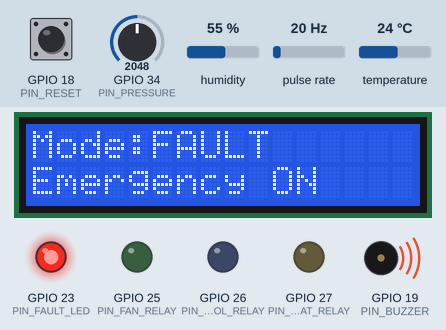
Recording of a sketch running on a simulated ESP32. Parts: 16×2 character LCD, output pins drawn as LEDs (lit = HIGH), buzzer (waves = sounding). Wiring (inferred from the names in the program): pulse sensor: data GPIO 4. The inputs (shaded band) are chosen by the test bench; at power-on: GPIO 18 (PIN_RESET) HIGH, GPIO 34 (PIN_PRESSURE) = 2048, humidity 55 %, pulse rate 20 Hz, temperature 24 °C (analog values on the 0–4095 scale). What the sketch prints to the serial monitor is not drawn.

Above: at 5.0 s.
5.1 s: GPIO 18 (PIN_RESET) pulled LOW for 1 s
At 5.37 s:
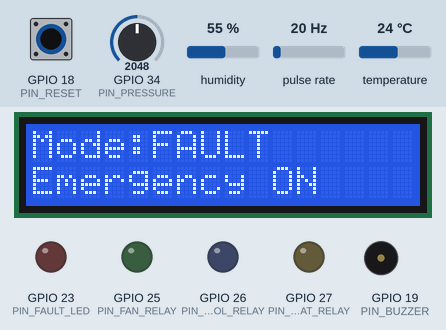
At 6.4 s:
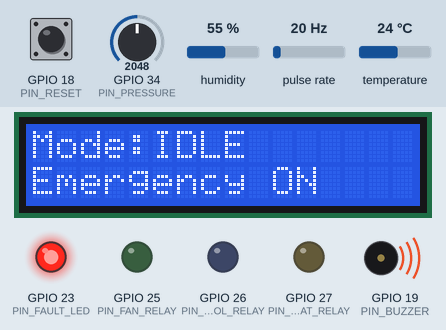
12.9 s: GPIO 18 (PIN_RESET) pulsed LOW 5 times (0.12 s each, 0.3 s apart)
At 14.1 s:
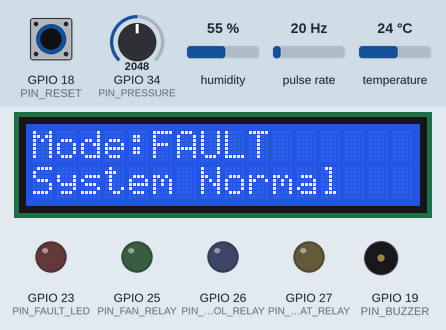
Timing chart, 0 to 16.1 s (numbered marks = the images above; inputs shaded):
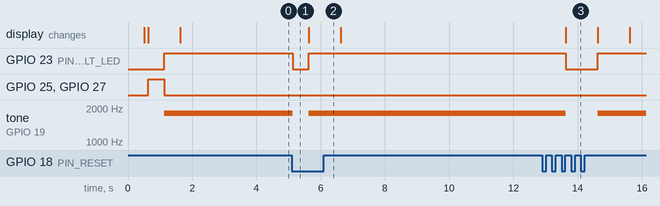

Measured:
- after the input at 5.1 s, GPIO 23 (PIN_FAULT_LED): HIGH → LOW at once, → HIGH 0.50 s later; tone on GPIO 19 (PIN_BUZZER): 1800 Hz → silent at once, → 1800 Hz 0.50 s later
- after the input at 12.9 s, GPIO 23 (PIN_FAULT_LED): HIGH → LOW after 0.73 s, → HIGH 1.0 s later; tone on GPIO 19 (PIN_BUZZER): 1800 Hz → silent after 0.73 s, → 1800 Hz 1.0 s later; the display: changes after 0.73 s (image 3)

The sketch:

sketch.ino
```cpp
#include <Arduino.h>
#include <DHTesp.h>
#include <Wire.h>
#include <LiquidCrystal_I2C.h>
#include <stdarg.h>
#include "freertos/FreeRTOS.h"
#include "freertos/task.h"
#include "freertos/semphr.h"
#include "hvac_types.h"
#include "hvac_logic.h"

// -------------------- Pin map --------------------
const int PIN_DHT22       = 15;
const int PIN_PRESSURE    = 34;   // Potentiometer simulates airflow/pressure sensor
const int PIN_COOL_RELAY  = 26;   // Blue LED
const int PIN_HEAT_RELAY  = 27;   // Yellow LED
const int PIN_FAN_RELAY   = 25;   // Green LED
const int PIN_FAULT_LED   = 23;   // Red LED
const int PIN_BUZZER      = 19;
const int PIN_EMERGENCY   = 4;    // Emergency button
const int PIN_RESET       = 18;   // Reset button

// -------------------- LCD screen --------------------
LiquidCrystal_I2C lcd(0x27, 16, 2);

// -------------------- Cyber / command settings --------------------
const char DEVICE_TOKEN[] = "HVAC2026";
const uint32_t COMMAND_RATE_LIMIT_MS = 1000UL;

// -------------------- FreeRTOS shared resources --------------------
SemaphoreHandle_t dataMutex;
SemaphoreHandle_t serialMutex;
TaskHandle_t inputTaskHandle = NULL;

DHTesp dhtSensor;
SensorData gSensorData;
ControlState gControlState;

const uint32_t EMERGENCY_BIT = 0x01;
const uint32_t RESET_BIT     = 0x02;
const uint32_t DEBOUNCE_MS   = 180UL;

// -------------------- Interrupt service routines --------------------
void IRAM_ATTR emergencyISR() {
  if (inputTaskHandle != NULL) {
    BaseType_t higherPriorityTaskWoken = pdFALSE;
    xTaskNotifyFromISR(inputTaskHandle, EMERGENCY_BIT, eSetBits, &higherPriorityTaskWoken);

    if (higherPriorityTaskWoken) {
      portYIELD_FROM_ISR();
    }
  }
}

void IRAM_ATTR resetISR() {
  if (inputTaskHandle != NULL) {
    BaseType_t higherPriorityTaskWoken = pdFALSE;
    xTaskNotifyFromISR(inputTaskHandle, RESET_BIT, eSetBits, &higherPriorityTaskWoken);

    if (higherPriorityTaskWoken) {
      portYIELD_FROM_ISR();
    }
  }
}

// -------------------- Safe Serial Printing --------------------
void safeSerialPrintf(const char *format, ...) {
  if (xSemaphoreTake(serialMutex, pdMS_TO_TICKS(100)) == pdTRUE) {
    char buffer[300];

    va_list args;
    va_start(args, format);
    vsnprintf(buffer, sizeof(buffer), format, args);
    va_end(args);

    Serial.print(buffer);
    xSemaphoreGive(serialMutex);
  }
}

// -------------------- LCD mode text --------------------
const char* getDisplayModeText(HvacMode mode) {
  switch (mode) {
    case MODE_HEAT:
      return "HEATING";

    case MODE_COOL:
      return "COOLING";

    case MODE_VENT:
      return "VENT";

    case MODE_FAULT:
      return "FAULT";

    case MODE_IDLE:
    default:
      return "IDLE";
  }
}

// -------------------- Output Control --------------------
void setOutputs(bool heatOn, bool coolOn, bool fanOn, bool faultLedOn, bool buzzerOn) {
  digitalWrite(PIN_HEAT_RELAY, heatOn ? HIGH : LOW);
  digitalWrite(PIN_COOL_RELAY, coolOn ? HIGH : LOW);
  digitalWrite(PIN_FAN_RELAY, fanOn ? HIGH : LOW);
  digitalWrite(PIN_FAULT_LED, faultLedOn ? HIGH : LOW);

  if (buzzerOn) {
    tone(PIN_BUZZER, 1800);
  } else {
    noTone(PIN_BUZZER);
  }
}

// -------------------- Task 1: Sensor + ADC acquisition --------------------
void taskSensorRead(void *pvParameters) {
  TickType_t lastWakeTime = xTaskGetTickCount();

  for (;;) {
    TempAndHumidity reading = dhtSensor.getTempAndHumidity();

    uint16_t rawAdc = analogRead(PIN_PRESSURE);
    float pressurePct = calibrateAdcToPressurePercent(rawAdc);

    bool validDht = !isnan(reading.temperature) && !isnan(reading.humidity);

    if (xSemaphoreTake(dataMutex, pdMS_TO_TICKS(200)) == pdTRUE) {
      gSensorData.temperatureC = reading.temperature;
      gSensorData.humidityPct = reading.humidity;
      gSensorData.adcRaw = rawAdc;
      gSensorData.pressurePct = pressurePct;

      if (gSensorData.sampleCounter == 0) {
        gSensorData.pressureSmoothPct = pressurePct;
      } else {
        gSensorData.pressureSmoothPct = lowPassFilter(gSensorData.pressureSmoothPct, pressurePct, 0.20f);
      }

      gSensorData.dhtValid = validDht;
      gSensorData.lastSensorUpdateMs = millis();
      gSensorData.sampleCounter++;

      xSemaphoreGive(dataMutex);
    }

    vTaskDelayUntil(&lastWakeTime, pdMS_TO_TICKS(2000));
  }
}

// -------------------- Task 2: HVAC control and fail-safe logic --------------------
void taskControl(void *pvParameters) {
  TickType_t lastWakeTime = xTaskGetTickCount();

  for (;;) {
    SensorData sensorCopy;
    ControlState stateCopy;

    if (xSemaphoreTake(dataMutex, pdMS_TO_TICKS(200)) == pdTRUE) {
      sensorCopy = gSensorData;
      stateCopy = gControlState;
      xSemaphoreGive(dataMutex);
    }

    char safetyMessage[96] = "OK";
    bool fault = false;
    bool anomaly = false;

    if (sensorCopy.lastSensorUpdateMs == 0) {
      snprintf(safetyMessage, sizeof(safetyMessage), "Waiting for first sensor sample");
    }
    else if (millis() - sensorCopy.lastSensorUpdateMs > SENSOR_STALE_LIMIT_MS) {
      fault = true;
      anomaly = true;
      snprintf(safetyMessage, sizeof(safetyMessage), "Software watchdog: sensor data stale");
    }
    else if (stateCopy.emergencyOverride) {
      fault = true;
      snprintf(safetyMessage, sizeof(safetyMessage), "Emergency override active");
    }
    else if (sensorCopy.temperatureC >= TEMP_SHUTDOWN_C) {
      fault = true;
      snprintf(safetyMessage, sizeof(safetyMessage), "Overheat shutdown: %.1fC", sensorCopy.temperatureC);
    }
    else {
      anomaly = isSensorAnomalous(sensorCopy, safetyMessage, sizeof(safetyMessage));
      fault = anomaly;
    }

    HvacMode selectedMode = decideHvacMode(sensorCopy, fault, stateCopy.emergencyOverride);

    bool heater = false;
    bool cooler = false;
    bool fan = false;
    bool buzzer = false;
    bool faultLed = false;

    switch (selectedMode) {
      case MODE_HEAT:
        heater = true;
        fan = true;
        break;

      case MODE_COOL:
        cooler = true;
        fan = true;
        break;

      case MODE_VENT:
        fan = true;
        break;

      case MODE_FAULT:
        faultLed = true;
        buzzer = true;
        heater = false;
        cooler = false;
        fan = false;
        break;

      case MODE_IDLE:
      default:
        break;
    }

    setOutputs(heater, cooler, fan, faultLed, buzzer);

    if (xSemaphoreTake(dataMutex, pdMS_TO_TICKS(200)) == pdTRUE) {
      gControlState.mode = selectedMode;
      gControlState.heaterOn = heater;
      gControlState.coolerOn = cooler;
      gControlState.fanOn = fan;
      gControlState.faultActive = fault;
      gControlState.sensorAnomaly = anomaly;
      gControlState.lastControlMs = millis();

      snprintf(gControlState.faultMessage, sizeof(gControlState.faultMessage), "%s", safetyMessage);

      xSemaphoreGive(dataMutex);
    }

    vTaskDelayUntil(&lastWakeTime, pdMS_TO_TICKS(500));
  }
}

// -------------------- Task 3: Interrupt input handling with debounce --------------------
void taskInputs(void *pvParameters) {
  uint32_t notificationValue = 0;
  uint32_t lastEmergencyHandledMs = 0;
  uint32_t lastResetHandledMs = 0;

  for (;;) {
    if (xTaskNotifyWait(0, 0xFFFFFFFF, &notificationValue, portMAX_DELAY) == pdTRUE) {
      uint32_t nowMs = millis();

      if ((notificationValue & EMERGENCY_BIT) && (nowMs - lastEmergencyHandledMs > DEBOUNCE_MS)) {
        if (digitalRead(PIN_EMERGENCY) == LOW) {
          lastEmergencyHandledMs = nowMs;

          if (xSemaphoreTake(dataMutex, pdMS_TO_TICKS(200)) == pdTRUE) {
            // Emergency button now only activates the override.
            // The Reset button is responsible for clearing it.
            gControlState.emergencyOverride = true;
            gControlState.faultActive = true;

            snprintf(
              gControlState.faultMessage,
              sizeof(gControlState.faultMessage),
              "Emergency override enabled"
            );

            xSemaphoreGive(dataMutex);
          }

          safeSerialPrintf("\n[INPUT] Emergency button pressed: override enabled.\n");
        }
      }

      if ((notificationValue & RESET_BIT) && (nowMs - lastResetHandledMs > DEBOUNCE_MS)) {
        if (digitalRead(PIN_RESET) == LOW) {
          lastResetHandledMs = nowMs;

          if (xSemaphoreTake(dataMutex, pdMS_TO_TICKS(200)) == pdTRUE) {
            // Manual reset clears the emergency override and any latched fault flags.
            // If a real sensor fault is still present, taskControl will safely re-enter FAULT mode.
            gControlState.emergencyOverride = false;
            gControlState.faultActive = false;
            gControlState.sensorAnomaly = false;
            gControlState.cyberLocked = false;

            snprintf(gControlState.faultMessage, sizeof(gControlState.faultMessage), "Manual reset completed");

            xSemaphoreGive(dataMutex);
          }

          safeSerialPrintf("\n[INPUT] Reset button pressed: emergency override cleared.\n");
        }
      }
    }
  }
}

// -------------------- Task 4: Cybersecurity and cloud command handling --------------------
void handleCloudCommand(String command) {
  command.trim();

  if (command.length() == 0) {
    return;
  }

  static uint32_t lastCommandMs = 0;
  uint32_t nowMs = millis();

  bool reject = false;
  char reason[96] = "OK";

  if (nowMs - lastCommandMs < COMMAND_RATE_LIMIT_MS) {
    reject = true;
    snprintf(reason, sizeof(reason), "Rate limit protection triggered");
  }
  else if (command.length() > 80) {
    reject = true;
    snprintf(reason, sizeof(reason), "Command length rejected");
  }
  else if (command.indexOf("AUTH=HVAC2026") < 0) {
    reject = true;
    snprintf(reason, sizeof(reason), "Invalid authentication token");
  }

  lastCommandMs = nowMs;

  if (reject) {
    if (xSemaphoreTake(dataMutex, pdMS_TO_TICKS(200)) == pdTRUE) {
      gControlState.rejectedCommands++;
      gControlState.cyberLocked = true;
      snprintf(gControlState.faultMessage, sizeof(gControlState.faultMessage), "%s", reason);
      xSemaphoreGive(dataMutex);
    }

    safeSerialPrintf("\n[CYBER SECURITY] Command rejected.\n");
    safeSerialPrintf("Command: %s\n", command.c_str());
    safeSerialPrintf("Reason:  %s\n", reason);
    return;
  }

  if (command.indexOf("SET=") >= 0) {
    int setIndex = command.indexOf("SET=");
    float requestedSetPoint = command.substring(setIndex + 4).toFloat();

    if (requestedSetPoint < 16.0f || requestedSetPoint > 30.0f) {
      if (xSemaphoreTake(dataMutex, pdMS_TO_TICKS(200)) == pdTRUE) {
        gControlState.rejectedCommands++;
        snprintf(gControlState.faultMessage, sizeof(gControlState.faultMessage), "Rejected unsafe setpoint");
        xSemaphoreGive(dataMutex);
      }

      safeSerialPrintf("\n[CYBER SECURITY] Unsafe setpoint rejected.\n");
      safeSerialPrintf("Requested setpoint: %.1f C\n", requestedSetPoint);
      safeSerialPrintf("Allowed range: 16.0 C to 30.0 C\n");
      return;
    }

    if (xSemaphoreTake(dataMutex, pdMS_TO_TICKS(200)) == pdTRUE) {
      gSensorData.setPointC = requestedSetPoint;
      gControlState.acceptedCommands++;
      gControlState.cyberLocked = false;

      snprintf(gControlState.faultMessage, sizeof(gControlState.faultMessage), "Cloud setpoint accepted");

      xSemaphoreGive(dataMutex);
    }

    safeSerialPrintf("\n[CLOUD COMMAND] Authenticated setpoint update accepted.\n");
    safeSerialPrintf("New target setpoint: %.1f C\n", requestedSetPoint);
  }
  else if (command.indexOf("RESET") >= 0) {
    if (xSemaphoreTake(dataMutex, pdMS_TO_TICKS(200)) == pdTRUE) {
      gControlState.emergencyOverride = false;
      gControlState.faultActive = false;
      gControlState.sensorAnomaly = false;
      gControlState.cyberLocked = false;
      gControlState.acceptedCommands++;

      snprintf(gControlState.faultMessage, sizeof(gControlState.faultMessage), "Cloud reset accepted");

      xSemaphoreGive(dataMutex);
    }

    safeSerialPrintf("\n[CLOUD COMMAND] Reset command processed.\n");
  }
  else {
    if (xSemaphoreTake(dataMutex, pdMS_TO_TICKS(200)) == pdTRUE) {
      gControlState.rejectedCommands++;
      snprintf(gControlState.faultMessage, sizeof(gControlState.faultMessage), "Unknown command rejected");
      xSemaphoreGive(dataMutex);
    }

    safeSerialPrintf("\n[CYBER SECURITY] Unknown authenticated command rejected.\n");
    safeSerialPrintf("Command: %s\n", command.c_str());
  }
}

void taskCyberCloud(void *pvParameters) {
  Serial.setTimeout(20);

  for (;;) {
    if (Serial.available() > 0) {
      String command = Serial.readStringUntil('\n');
      handleCloudCommand(command);
    }

    vTaskDelay(pdMS_TO_TICKS(200));
  }
}

// -------------------- Task 5: LCD Display --------------------
void taskDisplay(void *pvParameters) {
  TickType_t lastWakeTime = xTaskGetTickCount();

  for (;;) {
    SensorData sensorCopy;
    ControlState stateCopy;

    if (xSemaphoreTake(dataMutex, pdMS_TO_TICKS(200)) == pdTRUE) {
      sensorCopy = gSensorData;
      stateCopy = gControlState;
      xSemaphoreGive(dataMutex);
    }

    lcd.clear();

    lcd.setCursor(0, 0);
    lcd.print("Mode:");
    lcd.print(getDisplayModeText(stateCopy.mode));

    lcd.setCursor(0, 1);

    if (stateCopy.emergencyOverride) {
      lcd.print("Emergency ON");
    }
    else if (stateCopy.faultActive) {
      lcd.print("FAULT ACTIVE");
    }
    else {
      lcd.print("System Normal");
    }

    vTaskDelayUntil(&lastWakeTime, pdMS_TO_TICKS(1000));
  }
}

// -------------------- Task 6: Readable serial diagnostic logging --------------------
void taskDiagnostics(void *pvParameters) {
  TickType_t lastWakeTime = xTaskGetTickCount();

  for (;;) {
    SensorData sensorCopy;
    ControlState stateCopy;

    if (xSemaphoreTake(dataMutex, pdMS_TO_TICKS(200)) == pdTRUE) {
      sensorCopy = gSensorData;
      stateCopy = gControlState;
      xSemaphoreGive(dataMutex);
    }

    safeSerialPrintf("\n========================================\n");
    safeSerialPrintf("        SMART HVAC SYSTEM STATUS\n");
    safeSerialPrintf("========================================\n");

    safeSerialPrintf("Temperature:        %.1f C\n", sensorCopy.temperatureC);
    safeSerialPrintf("Humidity:           %.1f %%\n", sensorCopy.humidityPct);
    safeSerialPrintf("Airflow/Pressure:   %.1f %%\n", sensorCopy.pressureSmoothPct);
    safeSerialPrintf("Raw ADC Reading:    %u / 4095\n", sensorCopy.adcRaw);
    safeSerialPrintf("Target Setpoint:    %.1f C\n", sensorCopy.setPointC);

    safeSerialPrintf("----------------------------------------\n");
    safeSerialPrintf("Current Mode:       %s\n", modeToString(stateCopy.mode));

    safeSerialPrintf("Fan:                %s\n", stateCopy.fanOn ? "ON" : "OFF");
    safeSerialPrintf("Heating:            %s\n", stateCopy.heaterOn ? "ON" : "OFF");
    safeSerialPrintf("Cooling:            %s\n", stateCopy.coolerOn ? "ON" : "OFF");

    safeSerialPrintf("----------------------------------------\n");

    safeSerialPrintf("Fault Status:       %s\n", stateCopy.faultActive ? "ACTIVE" : "NORMAL");
    safeSerialPrintf("Emergency Button:   %s\n", stateCopy.emergencyOverride ? "ACTIVE" : "NOT ACTIVE");
    safeSerialPrintf("System Message:     %s\n", stateCopy.faultMessage);

    safeSerialPrintf("----------------------------------------\n");
    safeSerialPrintf("Accepted Commands:  %lu\n", (unsigned long)stateCopy.acceptedCommands);
    safeSerialPrintf("Rejected Commands:  %lu\n", (unsigned long)stateCopy.rejectedCommands);
    safeSerialPrintf("========================================\n");

    vTaskDelayUntil(&lastWakeTime, pdMS_TO_TICKS(3000));
  }
}

// -------------------- Setup --------------------
void setup() {
  Serial.begin(115200);
  delay(500);

  pinMode(PIN_COOL_RELAY, OUTPUT);
  pinMode(PIN_HEAT_RELAY, OUTPUT);
  pinMode(PIN_FAN_RELAY, OUTPUT);
  pinMode(PIN_FAULT_LED, OUTPUT);
  pinMode(PIN_BUZZER, OUTPUT);

  pinMode(PIN_EMERGENCY, INPUT_PULLUP);
  pinMode(PIN_RESET, INPUT_PULLUP);

  setOutputs(false, false, false, false, false);

  analogReadResolution(12);
  analogSetPinAttenuation(PIN_PRESSURE, ADC_11db);

  dhtSensor.setup(PIN_DHT22, DHTesp::DHT22);

  Wire.begin(21, 22);
  lcd.init();
  lcd.backlight();
  lcd.clear();
  lcd.setCursor(0, 0);
  lcd.print("Smart HVAC");
  lcd.setCursor(0, 1);
  lcd.print("Starting...");

  memset(&gSensorData, 0, sizeof(gSensorData));
  gSensorData.setPointC = DEFAULT_SETPOINT_C;
  gSensorData.pressureSmoothPct = 50.0f;

  memset(&gControlState, 0, sizeof(gControlState));
  gControlState.mode = MODE_IDLE;

  snprintf(gControlState.faultMessage, sizeof(gControlState.faultMessage), "System booting");

  dataMutex = xSemaphoreCreateMutex();
  serialMutex = xSemaphoreCreateMutex();

  if (dataMutex == NULL || serialMutex == NULL) {
    Serial.println("[BOOT ERROR] Mutex creation failed. System stopped.");

    while (true) {
      delay(1000);
    }
  }

  xTaskCreatePinnedToCore(taskInputs,      "InputIRQ",    4096, NULL, 5, &inputTaskHandle, 1);
  xTaskCreatePinnedToCore(taskControl,     "Control",     4096, NULL, 4, NULL, 1);
  xTaskCreatePinnedToCore(taskSensorRead,  "SensorADC",   4096, NULL, 3, NULL, 1);
  xTaskCreatePinnedToCore(taskCyberCloud,  "CyberCloud",  4096, NULL, 2, NULL, 1);
  xTaskCreatePinnedToCore(taskDisplay,     "LCDDisplay",  4096, NULL, 2, NULL, 1);
  xTaskCreatePinnedToCore(taskDiagnostics, "Diagnostics", 4096, NULL, 1, NULL, 1);

  attachInterrupt(digitalPinToInterrupt(PIN_EMERGENCY), emergencyISR, FALLING);
  attachInterrupt(digitalPinToInterrupt(PIN_RESET), resetISR, FALLING);

  safeSerialPrintf("\n[BOOT] Industrial IoT Smart HVAC Controller started.\n");
  safeSerialPrintf("[BOOT] Valid command example: AUTH=HVAC2026;SET=23.5\n");
  safeSerialPrintf("[BOOT] Reset command example: AUTH=HVAC2026;RESET\n");
}

// -------------------- Main loop --------------------
void loop() {
  vTaskDelay(pdMS_TO_TICKS(1000));
}
```

hvac_logic.h
```cpp
#ifndef HVAC_LOGIC_H
#define HVAC_LOGIC_H

#include "hvac_types.h"

float calibrateAdcToPressurePercent(uint16_t raw);
float lowPassFilter(float previousValue, float newValue, float alpha);
bool isSensorAnomalous(const SensorData &sensor, char *message, size_t messageSize);
HvacMode decideHvacMode(const SensorData &sensor, bool faultActive, bool emergencyOverride);
const char *modeToString(HvacMode mode);

#endif
```

Source omitted: hvac_logic.cpp (2287 bytes), hvac_types.h (997 bytes)
